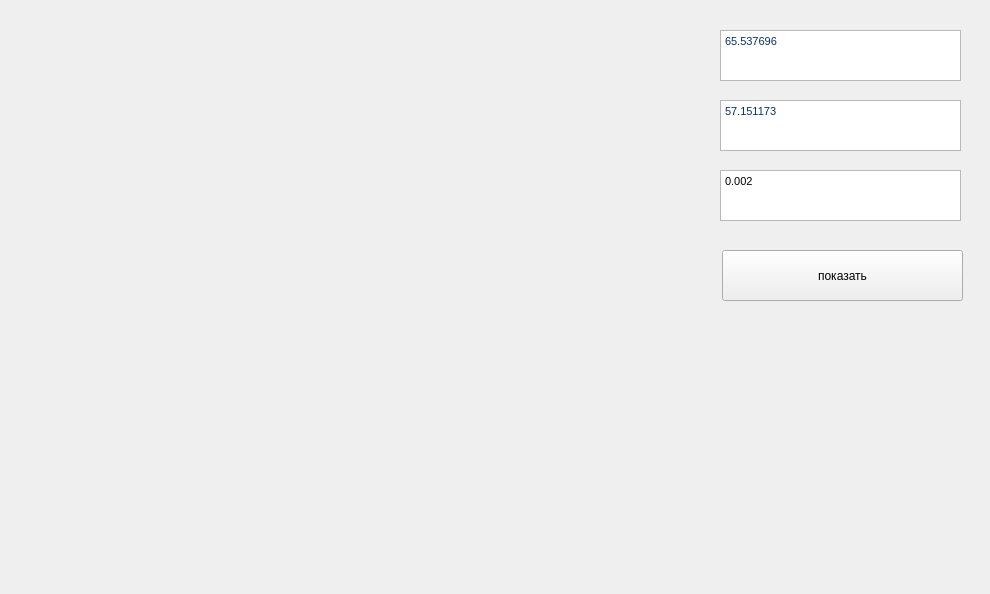
<?xml version="1.0" encoding="UTF-8"?>
<ui version="4.0">
 <class>Form</class>
 <widget class="QWidget" name="Form">
  <property name="geometry">
   <rect>
    <x>0</x>
    <y>0</y>
    <width>990</width>
    <height>594</height>
   </rect>
  </property>
  <property name="windowTitle">
   <string>Form</string>
  </property>
  <widget class="QLabel" name="image">
   <property name="geometry">
    <rect>
     <x>20</x>
     <y>20</y>
     <width>661</width>
     <height>551</height>
    </rect>
   </property>
   <property name="text">
    <string/>
   </property>
  </widget>
  <widget class="QTextEdit" name="edit_x">
   <property name="geometry">
    <rect>
     <x>720</x>
     <y>30</y>
     <width>241</width>
     <height>51</height>
    </rect>
   </property>
   <property name="html">
    <string>&lt;!DOCTYPE HTML PUBLIC &quot;-//W3C//DTD HTML 4.0//EN&quot; &quot;http://www.w3.org/TR/REC-html40/strict.dtd&quot;&gt;
&lt;html&gt;&lt;head&gt;&lt;meta name=&quot;qrichtext&quot; content=&quot;1&quot; /&gt;&lt;style type=&quot;text/css&quot;&gt;
p, li { white-space: pre-wrap; }
&lt;/style&gt;&lt;/head&gt;&lt;body style=&quot; font-family:'MS Shell Dlg 2'; font-size:8.25pt; font-weight:400; font-style:normal;&quot;&gt;
&lt;p style=&quot; margin-top:0px; margin-bottom:0px; margin-left:0px; margin-right:0px; -qt-block-indent:0; text-indent:0px;&quot;&gt;&lt;span style=&quot; font-family:'ui-monospace,SFMono-Regular,SF Mono,Menlo,Consolas,Liberation Mono,monospace'; font-size:8pt; color:#0a3069; background-color:#ffffff;&quot;&gt;65.537696&lt;/span&gt;&lt;/p&gt;&lt;/body&gt;&lt;/html&gt;</string>
   </property>
   <property name="placeholderText">
    <string>37.530887</string>
   </property>
  </widget>
  <widget class="QTextEdit" name="edit_y">
   <property name="geometry">
    <rect>
     <x>720</x>
     <y>100</y>
     <width>241</width>
     <height>51</height>
    </rect>
   </property>
   <property name="html">
    <string>&lt;!DOCTYPE HTML PUBLIC &quot;-//W3C//DTD HTML 4.0//EN&quot; &quot;http://www.w3.org/TR/REC-html40/strict.dtd&quot;&gt;
&lt;html&gt;&lt;head&gt;&lt;meta name=&quot;qrichtext&quot; content=&quot;1&quot; /&gt;&lt;style type=&quot;text/css&quot;&gt;
p, li { white-space: pre-wrap; }
&lt;/style&gt;&lt;/head&gt;&lt;body style=&quot; font-family:'MS Shell Dlg 2'; font-size:8.25pt; font-weight:400; font-style:normal;&quot;&gt;
&lt;p style=&quot; margin-top:0px; margin-bottom:0px; margin-left:0px; margin-right:0px; -qt-block-indent:0; text-indent:0px;&quot;&gt;&lt;span style=&quot; font-family:'ui-monospace,SFMono-Regular,SF Mono,Menlo,Consolas,Liberation Mono,monospace'; font-size:8pt; color:#0a3069; background-color:#ffffff;&quot;&gt;57.151173&lt;/span&gt;&lt;/p&gt;&lt;/body&gt;&lt;/html&gt;</string>
   </property>
   <property name="placeholderText">
    <string>55.703118</string>
   </property>
  </widget>
  <widget class="QTextEdit" name="mashtab">
   <property name="geometry">
    <rect>
     <x>720</x>
     <y>170</y>
     <width>241</width>
     <height>51</height>
    </rect>
   </property>
   <property name="html">
    <string>&lt;!DOCTYPE HTML PUBLIC &quot;-//W3C//DTD HTML 4.0//EN&quot; &quot;http://www.w3.org/TR/REC-html40/strict.dtd&quot;&gt;
&lt;html&gt;&lt;head&gt;&lt;meta name=&quot;qrichtext&quot; content=&quot;1&quot; /&gt;&lt;style type=&quot;text/css&quot;&gt;
p, li { white-space: pre-wrap; }
&lt;/style&gt;&lt;/head&gt;&lt;body style=&quot; font-family:'MS Shell Dlg 2'; font-size:8.25pt; font-weight:400; font-style:normal;&quot;&gt;
&lt;p style=&quot; margin-top:0px; margin-bottom:0px; margin-left:0px; margin-right:0px; -qt-block-indent:0; text-indent:0px;&quot;&gt;0.002&lt;/p&gt;&lt;/body&gt;&lt;/html&gt;</string>
   </property>
   <property name="placeholderText">
    <string>0.002</string>
   </property>
  </widget>
  <widget class="QPushButton" name="pushButton">
   <property name="geometry">
    <rect>
     <x>722</x>
     <y>250</y>
     <width>241</width>
     <height>51</height>
    </rect>
   </property>
   <property name="text">
    <string>показать</string>
   </property>
  </widget>
 </widget>
 <resources/>
 <connections/>
</ui>
